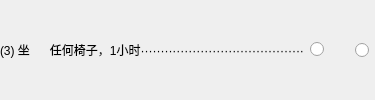
              <widget class="QWidget" name="widget_66" native="true">
               <property name="sizePolicy">
                <sizepolicy hsizetype="Preferred" vsizetype="Fixed">
                 <horstretch>0</horstretch>
                 <verstretch>0</verstretch>
                </sizepolicy>
               </property>
               <layout class="QHBoxLayout" name="horizontalLayout_57">
                <property name="leftMargin">
                 <number>0</number>
                </property>
                <property name="topMargin">
                 <number>0</number>
                </property>
                <property name="rightMargin">
                 <number>6</number>
                </property>
                <property name="bottomMargin">
                 <number>0</number>
                </property>
                <item>
                 <widget class="QLabel" name="label_75">
                  <property name="sizePolicy">
                   <sizepolicy hsizetype="Expanding" vsizetype="Fixed">
                    <horstretch>0</horstretch>
                    <verstretch>0</verstretch>
                   </sizepolicy>
                  </property>
                  <property name="text">
                   <string>(3) 坐      任何椅子，1小时·········································</string>
                  </property>
                  <property name="alignment">
                   <set>Qt::AlignLeading|Qt::AlignLeft|Qt::AlignVCenter</set>
                  </property>
                 </widget>
                </item>
                <item>
                 <widget class="QRadioButton" name="radioButton_108">
                  <property name="sizePolicy">
                   <sizepolicy hsizetype="Fixed" vsizetype="Fixed">
                    <horstretch>0</horstretch>
                    <verstretch>0</verstretch>
                   </sizepolicy>
                  </property>
                  <property name="layoutDirection">
                   <enum>Qt::RightToLeft</enum>
                  </property>
                  <property name="text">
                   <string/>
                  </property>
                 </widget>
                </item>
                <item>
                 <widget class="QRadioButton" name="radioButton_109">
                  <property name="sizePolicy">
                   <sizepolicy hsizetype="Fixed" vsizetype="Fixed">
                    <horstretch>0</horstretch>
                    <verstretch>0</verstretch>
                   </sizepolicy>
                  </property>
                  <property name="layoutDirection">
                   <enum>Qt::RightToLeft</enum>
                  </property>
                  <property name="text">
                   <string>    </string>
                  </property>
                 </widget>
                </item>
               </layout>
              </widget>
